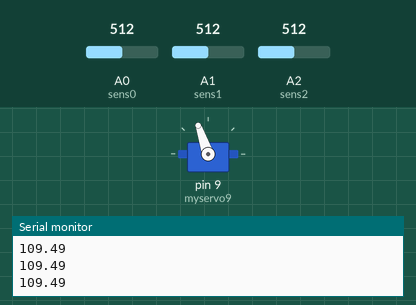
Simulated run of this sketch. Board: Arduino Uno, built with avr-gcc and run on an emulated ATmega328P. Shown: servo, the last lines printed to the serial monitor. Inputs (shaded band) come from the test bench; at power-on: A0 (sens0) = 512, A1 (sens1) = 512, A2 (sens2) = 512.

Above: at 1.2 s.
1.3 s: A0 (sens0) set to 716
At 2.6 s:
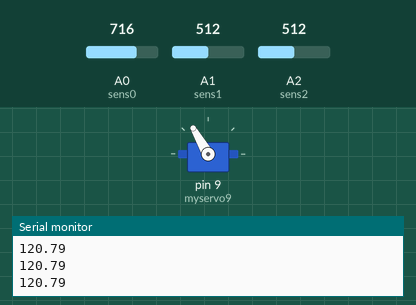
2.9 s: A0 (sens0) set to 1023
At 3.5 s:
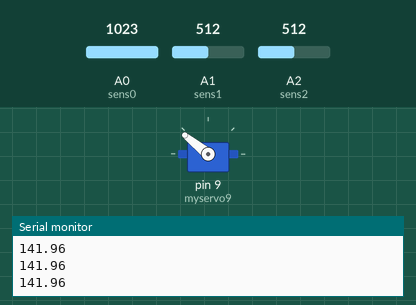
4.6 s: A1 (sens1) set to 1023
At 5.9 s:
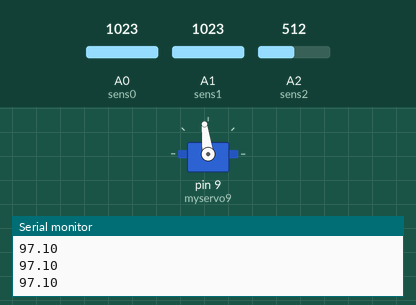
6.2 s: A2 (sens2) set to 122
At 7.5 s:
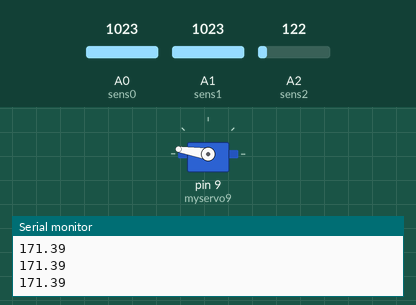
7.8 s: A1 (sens1) set to 0
At 8.5 s:
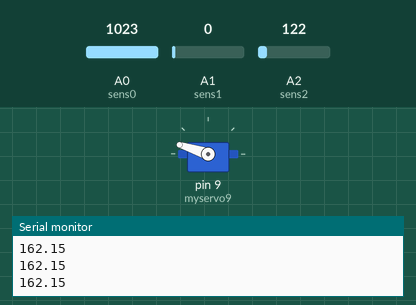
9.4 s: A2 (sens2) set to 306
At 10.1 s:
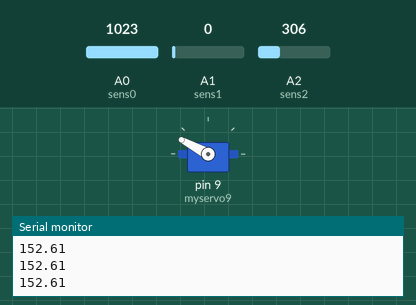
Timing chart, 0 to 12.1 s (numbered marks = the images above; inputs shaded):
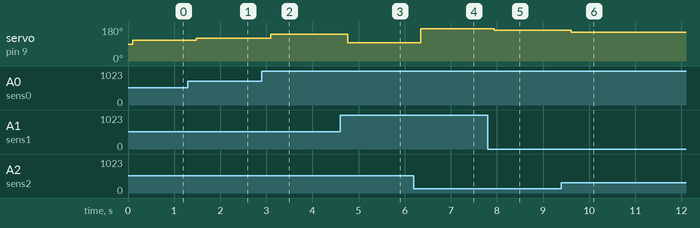

The sketch:

v13_hoek_1_werkt.ino
```cpp
double sens0 = A0;                                                                  //hier worden de 3 potentiometer benoemen en gezegt aan welke
double sens1 = A1;
double sens2 = A2;
const double pi = 3.1415926535897932384626433832795;                                //PI wordt gedefineerd en ook wiskundige libraries gedefineerd en hoe arduino moet omgaan met servos en de servo zijn naam
double map(double x, double in_min, double in_max, double out_min, double out_max)  //hier wordt de map functie gedefineerd met float zodat ze precieser is dan met intigers
  {
  return (x - in_min) * (out_max - out_min) / (in_max - in_min) + out_min;
  }
double ConvertToRadians(double angle)                                               //hier wordt een functie gedefineerd om van graden naar radialen te gaan
  {
    return (pi / 180) * angle;
  }
#include <stdio.h>
#include <stdlib.h>
#include <Servo.h>
Servo myservo9;
#include <math.h>
double x,y,z,x1,y1,z1,a,b,value1,a1,h1,p1,hoek1,hoekG1;

const int c = 30;
const int l = 20;
const int h = 40;
const int r = 0;                                                 //constantes defineren

double f1(double x,double y,double z,double hoek1){
  x1 = l*sin(hoek1)*cos(ConvertToRadians(-150))+r*cos(ConvertToRadians(-150));
  y1 = l*sin(hoek1)*sin(ConvertToRadians(-150))+r*sin(ConvertToRadians(-150));
  z1 = l*cos(hoek1) + h;

  a1 = pow(pow((x1-x),2) + pow((y1-y),2),0.5);
  value1 = -(z1-z)+ pow(abs(pow(c,2)-pow(a1,2)),0.5);
  return value1;
  }

void setup() {
  Serial.begin(9600);
  myservo9.attach(9);
  pinMode(9,OUTPUT);
}

void loop() {
  x = analogRead(sens0);         //hier worden de x y z coordinaat van de kop ingelezen adhv de 3 potentiometer
  x = map(x,0,1023,-15,15);
  y = analogRead(sens1);
  y = map(y,0,1023,-15,15);
  z = analogRead(sens2);
  z = map(z, 0,1023,0,20);
  a = 0;
  b = pi;
  hoek1 = (a+b)/2;
  while ( abs(f1(x,y,z,hoek1)) > p1){
    hoek1=(a+b)/2;
    if (f1(x,y,z,hoek1)*f1(x,y,z,a)>0){
        a=hoek1;
    }
    if (f1(x,y,z,hoek1)*f1(x,y,z,b)>0){
        b=hoek1;
    }
}
hoekG1 = map(hoek1,0,pi,0,180);
myservo9.write(hoekG1);
Serial.println(hoekG1);
}
```

Measured:
- after the input at 1.3 s, servo on pin 9 (myservo9): 109° → 120° after 0.18 s
- after the input at 2.9 s, servo on pin 9 (myservo9): 120° → 141° after 0.20 s
- after the input at 4.6 s, servo on pin 9 (myservo9): 141° → 97° after 0.17 s
- after the input at 6.2 s, servo on pin 9 (myservo9): 97° → 171° after 0.14 s
- after the input at 7.8 s, servo on pin 9 (myservo9): 171° → 162° after 0.14 s
- after the input at 9.4 s, servo on pin 9 (myservo9): 162° → 152° after 0.21 s
